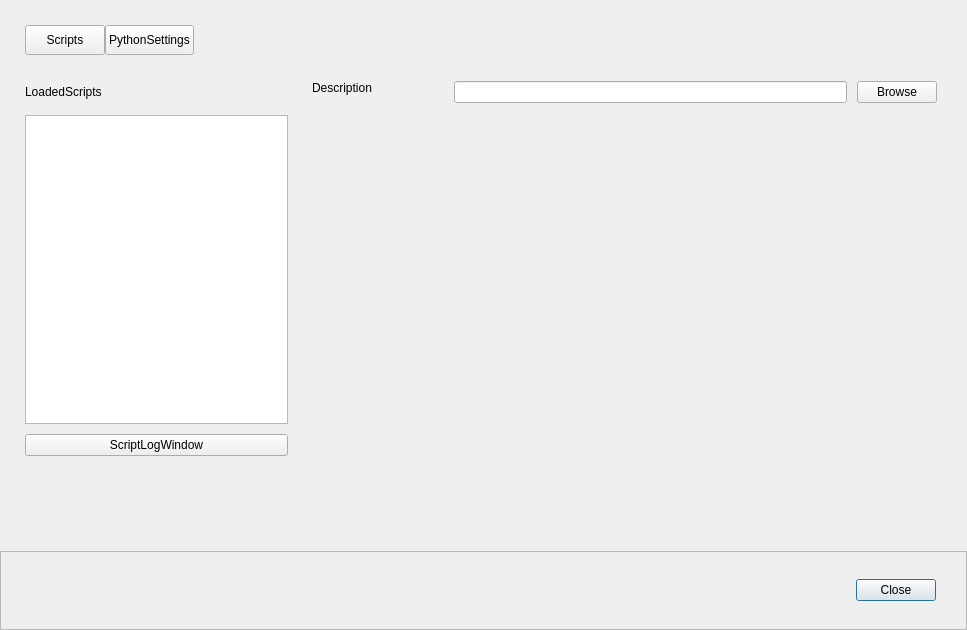
<?xml version="1.0" encoding="UTF-8"?>
<ui version="4.0">
 <class>ScriptsTool</class>
 <widget class="QWidget" name="ScriptsTool">
  <property name="geometry">
   <rect>
    <x>0</x>
    <y>0</y>
    <width>967</width>
    <height>630</height>
   </rect>
  </property>
  <property name="windowTitle">
   <string>Scripts</string>
  </property>
  <layout class="QVBoxLayout" name="verticalLayout">
   <property name="spacing">
    <number>0</number>
   </property>
   <property name="leftMargin">
    <number>0</number>
   </property>
   <property name="topMargin">
    <number>25</number>
   </property>
   <property name="rightMargin">
    <number>0</number>
   </property>
   <property name="bottomMargin">
    <number>0</number>
   </property>
   <item>
    <layout class="QHBoxLayout" name="horizontalLayout_2">
     <property name="spacing">
      <number>0</number>
     </property>
     <property name="leftMargin">
      <number>25</number>
     </property>
     <property name="rightMargin">
      <number>30</number>
     </property>
     <item>
      <widget class="QFrame" name="tabButtons">
       <property name="minimumSize">
        <size>
         <width>0</width>
         <height>31</height>
        </size>
       </property>
       <property name="frameShape">
        <enum>QFrame::NoFrame</enum>
       </property>
       <property name="frameShadow">
        <enum>QFrame::Raised</enum>
       </property>
       <layout class="QHBoxLayout" name="horizontalLayout_5">
        <property name="spacing">
         <number>0</number>
        </property>
        <property name="leftMargin">
         <number>0</number>
        </property>
        <property name="topMargin">
         <number>0</number>
        </property>
        <property name="rightMargin">
         <number>0</number>
        </property>
        <property name="bottomMargin">
         <number>0</number>
        </property>
        <item>
         <widget class="QPushButton" name="scriptsTabButton">
          <property name="minimumSize">
           <size>
            <width>0</width>
            <height>30</height>
           </size>
          </property>
          <property name="text">
           <string>Scripts</string>
          </property>
         </widget>
        </item>
        <item>
         <widget class="QPushButton" name="pythonSettingsTabButton">
          <property name="minimumSize">
           <size>
            <width>0</width>
            <height>30</height>
           </size>
          </property>
          <property name="text">
           <string>PythonSettings</string>
          </property>
         </widget>
        </item>
        <item>
         <spacer name="horizontalSpacer_3">
          <property name="orientation">
           <enum>Qt::Horizontal</enum>
          </property>
          <property name="sizeHint" stdset="0">
           <size>
            <width>40</width>
            <height>20</height>
           </size>
          </property>
         </spacer>
        </item>
       </layout>
      </widget>
     </item>
    </layout>
   </item>
   <item>
    <layout class="QHBoxLayout" name="horizontalLayout_6">
     <property name="spacing">
      <number>0</number>
     </property>
     <item>
      <widget class="QWidget" name="scriptsTab" native="true">
       <layout class="QHBoxLayout" name="horizontalLayout_4" stretch="0,0">
        <property name="spacing">
         <number>24</number>
        </property>
        <property name="leftMargin">
         <number>25</number>
        </property>
        <property name="topMargin">
         <number>25</number>
        </property>
        <property name="rightMargin">
         <number>30</number>
        </property>
        <property name="bottomMargin">
         <number>25</number>
        </property>
        <item>
         <layout class="QVBoxLayout" name="verticalLayout_3">
          <property name="spacing">
           <number>10</number>
          </property>
          <property name="bottomMargin">
           <number>70</number>
          </property>
          <item>
           <layout class="QHBoxLayout" name="horizontalLayout_7">
            <property name="spacing">
             <number>10</number>
            </property>
            <property name="bottomMargin">
             <number>2</number>
            </property>
            <item>
             <widget class="QLabel" name="label_2">
              <property name="text">
               <string>LoadedScripts</string>
              </property>
              <property name="buddy">
               <cstring>scripts</cstring>
              </property>
             </widget>
            </item>
            <item>
             <spacer name="horizontalSpacer_2">
              <property name="orientation">
               <enum>Qt::Horizontal</enum>
              </property>
              <property name="sizeHint" stdset="0">
               <size>
                <width>40</width>
                <height>20</height>
               </size>
              </property>
             </spacer>
            </item>
            <item>
             <widget class="QPushButton" name="addScripts">
              <property name="maximumSize">
               <size>
                <width>22</width>
                <height>22</height>
               </size>
              </property>
              <property name="toolTip">
               <string>AddScripts</string>
              </property>
              <property name="accessibleName">
               <string>AddScripts</string>
              </property>
              <property name="text">
               <string notr="true"/>
              </property>
              <property name="flat">
               <bool>true</bool>
              </property>
              <property name="useFor" stdset="0">
               <string notr="true">QToolButton</string>
              </property>
             </widget>
            </item>
            <item>
             <widget class="QPushButton" name="removeScripts">
              <property name="maximumSize">
               <size>
                <width>22</width>
                <height>22</height>
               </size>
              </property>
              <property name="toolTip">
               <string>RemoveScripts</string>
              </property>
              <property name="accessibleName">
               <string>RemoveScripts</string>
              </property>
              <property name="text">
               <string notr="true"/>
              </property>
              <property name="flat">
               <bool>true</bool>
              </property>
              <property name="useFor" stdset="0">
               <string notr="true">QToolButton</string>
              </property>
             </widget>
            </item>
            <item>
             <widget class="QPushButton" name="reloadScripts">
              <property name="maximumSize">
               <size>
                <width>22</width>
                <height>22</height>
               </size>
              </property>
              <property name="toolTip">
               <string>ReloadScripts</string>
              </property>
              <property name="accessibleName">
               <string>ReloadScripts</string>
              </property>
              <property name="text">
               <string notr="true"/>
              </property>
              <property name="flat">
               <bool>true</bool>
              </property>
              <property name="useFor" stdset="0">
               <string notr="true">QToolButton</string>
              </property>
             </widget>
            </item>
           </layout>
          </item>
          <item>
           <widget class="QListWidget" name="scripts">
            <property name="sortingEnabled">
             <bool>true</bool>
            </property>
           </widget>
          </item>
          <item>
           <widget class="QPushButton" name="scriptLog">
            <property name="text">
             <string>ScriptLogWindow</string>
            </property>
           </widget>
          </item>
         </layout>
        </item>
        <item>
         <layout class="QVBoxLayout" name="verticalLayout_4">
          <property name="spacing">
           <number>0</number>
          </property>
          <property name="bottomMargin">
           <number>0</number>
          </property>
          <item>
           <layout class="QVBoxLayout" name="propertiesLayout">
            <property name="spacing">
             <number>0</number>
            </property>
            <item>
             <widget class="QLabel" name="label_3">
              <property name="sizePolicy">
               <sizepolicy hsizetype="Preferred" vsizetype="Maximum">
                <horstretch>0</horstretch>
                <verstretch>0</verstretch>
               </sizepolicy>
              </property>
              <property name="text">
               <string>Description</string>
              </property>
             </widget>
            </item>
            <item>
             <layout class="QVBoxLayout" name="verticalLayout_5">
              <property name="spacing">
               <number>0</number>
              </property>
              <property name="topMargin">
               <number>12</number>
              </property>
              <property name="bottomMargin">
               <number>30</number>
              </property>
              <item>
               <widget class="QLabel" name="description">
                <property name="text">
                 <string notr="true"/>
                </property>
                <property name="wordWrap">
                 <bool>true</bool>
                </property>
               </widget>
              </item>
             </layout>
            </item>
           </layout>
          </item>
          <item>
           <spacer name="verticalSpacer_2">
            <property name="orientation">
             <enum>Qt::Vertical</enum>
            </property>
            <property name="sizeHint" stdset="0">
             <size>
              <width>20</width>
              <height>40</height>
             </size>
            </property>
           </spacer>
          </item>
         </layout>
        </item>
       </layout>
      </widget>
     </item>
     <item>
      <widget class="QWidget" name="pythonSettingsTab" native="true">
       <layout class="QVBoxLayout" name="verticalLayout_2">
        <property name="spacing">
         <number>0</number>
        </property>
        <property name="leftMargin">
         <number>25</number>
        </property>
        <property name="topMargin">
         <number>25</number>
        </property>
        <property name="rightMargin">
         <number>30</number>
        </property>
        <property name="bottomMargin">
         <number>25</number>
        </property>
        <item>
         <layout class="QHBoxLayout" name="horizontalLayout_3">
          <property name="spacing">
           <number>10</number>
          </property>
          <property name="leftMargin">
           <number>0</number>
          </property>
          <item>
           <widget class="QLabel" name="pythonPathLabel">
            <property name="text">
             <string notr="true"/>
            </property>
            <property name="buddy">
             <cstring>pythonPath</cstring>
            </property>
           </widget>
          </item>
          <item>
           <spacer name="horizontalSpacer_4">
            <property name="orientation">
             <enum>Qt::Horizontal</enum>
            </property>
            <property name="sizeType">
             <enum>QSizePolicy::Fixed</enum>
            </property>
            <property name="sizeHint" stdset="0">
             <size>
              <width>10</width>
              <height>20</height>
             </size>
            </property>
           </spacer>
          </item>
          <item>
           <widget class="QLineEdit" name="pythonPath">
            <property name="readOnly">
             <bool>true</bool>
            </property>
           </widget>
          </item>
          <item>
           <widget class="QPushButton" name="pythonPathBrowse">
            <property name="accessibleName">
             <string>PythonSettings.BrowsePythonPath</string>
            </property>
            <property name="text">
             <string>Browse</string>
            </property>
           </widget>
          </item>
         </layout>
        </item>
        <item>
         <spacer name="verticalSpacer">
          <property name="orientation">
           <enum>Qt::Vertical</enum>
          </property>
          <property name="sizeHint" stdset="0">
           <size>
            <width>510</width>
            <height>306</height>
           </size>
          </property>
         </spacer>
        </item>
       </layout>
      </widget>
     </item>
    </layout>
   </item>
   <item>
    <widget class="QFrame" name="frame">
     <property name="minimumSize">
      <size>
       <width>0</width>
       <height>79</height>
      </size>
     </property>
     <property name="frameShape">
      <enum>QFrame::StyledPanel</enum>
     </property>
     <property name="frameShadow">
      <enum>QFrame::Raised</enum>
     </property>
     <property name="borders" stdset="0">
      <string notr="true">top-only</string>
     </property>
     <layout class="QHBoxLayout" name="horizontalLayout">
      <property name="spacing">
       <number>0</number>
      </property>
      <property name="leftMargin">
       <number>25</number>
      </property>
      <property name="topMargin">
       <number>0</number>
      </property>
      <property name="rightMargin">
       <number>30</number>
      </property>
      <property name="bottomMargin">
       <number>0</number>
      </property>
      <item>
       <spacer name="horizontalSpacer">
        <property name="orientation">
         <enum>Qt::Horizontal</enum>
        </property>
        <property name="sizeHint" stdset="0">
         <size>
          <width>40</width>
          <height>20</height>
         </size>
        </property>
       </spacer>
      </item>
      <item>
       <widget class="QPushButton" name="close">
        <property name="text">
         <string>Close</string>
        </property>
        <property name="default">
         <bool>true</bool>
        </property>
        <property name="useFor" stdset="0">
         <string notr="true">Close</string>
        </property>
       </widget>
      </item>
     </layout>
    </widget>
   </item>
  </layout>
 </widget>
 <tabstops>
  <tabstop>close</tabstop>
  <tabstop>pythonPath</tabstop>
  <tabstop>pythonPathBrowse</tabstop>
 </tabstops>
 <resources/>
 <connections/>
</ui>
